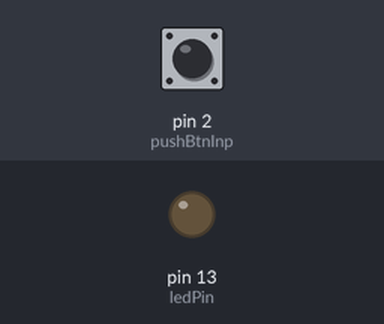
Simulated run of this sketch. Board: Arduino Uno, built with avr-gcc and run on an emulated ATmega328P. Shown: output pins drawn as LEDs (lit = HIGH). Dashed ring = blinking. The inputs (shaded band) are chosen by the test bench; at power-on: pin 2 (pushBtnInp) HIGH.

Above: at 1.2 s.
1.3 s: pin 2 (pushBtnInp) pulled LOW for 1 s
At 3.1 s:
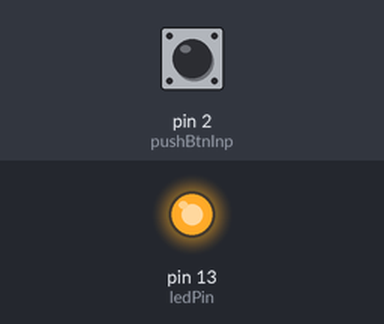
3.8 s: pin 2 (pushBtnInp) pulled LOW for 0.15 s
At 4.4 s:
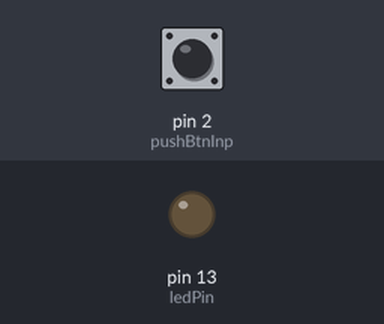
5.5 s: pin 2 (pushBtnInp) pulled LOW for 3.2 s
At 5.8 s:
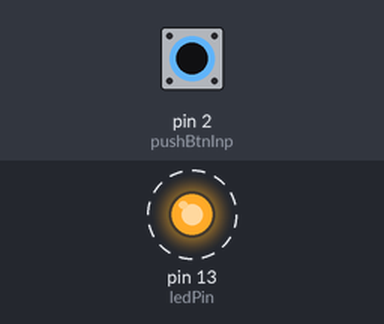
Timing chart, 0 to 10.2 s (numbered marks = the images above; inputs shaded):
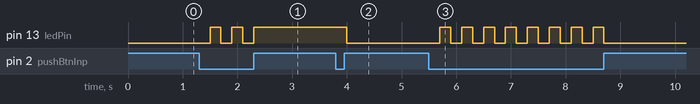

Measured:
- after the input at 1.3 s, pin 13 (ledPin): alternates HIGH for 0.20 s and LOW for 0.20 s, 5 changes in all, then stays HIGH, starting after 0.20 s
- after the input at 3.8 s, pin 13 (ledPin): HIGH → LOW after 0.20 s
- after the input at 5.5 s, pin 13 (ledPin): alternates HIGH for 0.20 s and LOW for 0.20 s, 16 changes in all, then stays LOW, starting after 0.20 s

The sketch:

push-btn-toggle-led-state.ino
```cpp
int ledPin = 13;
int pushBtnInp = 2;
boolean state = LOW;

void setup() {
  pinMode(pushBtnInp, INPUT);
  pinMode(ledPin, OUTPUT);
}

void loop() {
  if(digitalRead(pushBtnInp) == LOW) {
    delay(200); //delay is added to delay the transition to avoid push button bouncing effect
    state = !state;
  }

  digitalWrite(ledPin, state);
}
```
